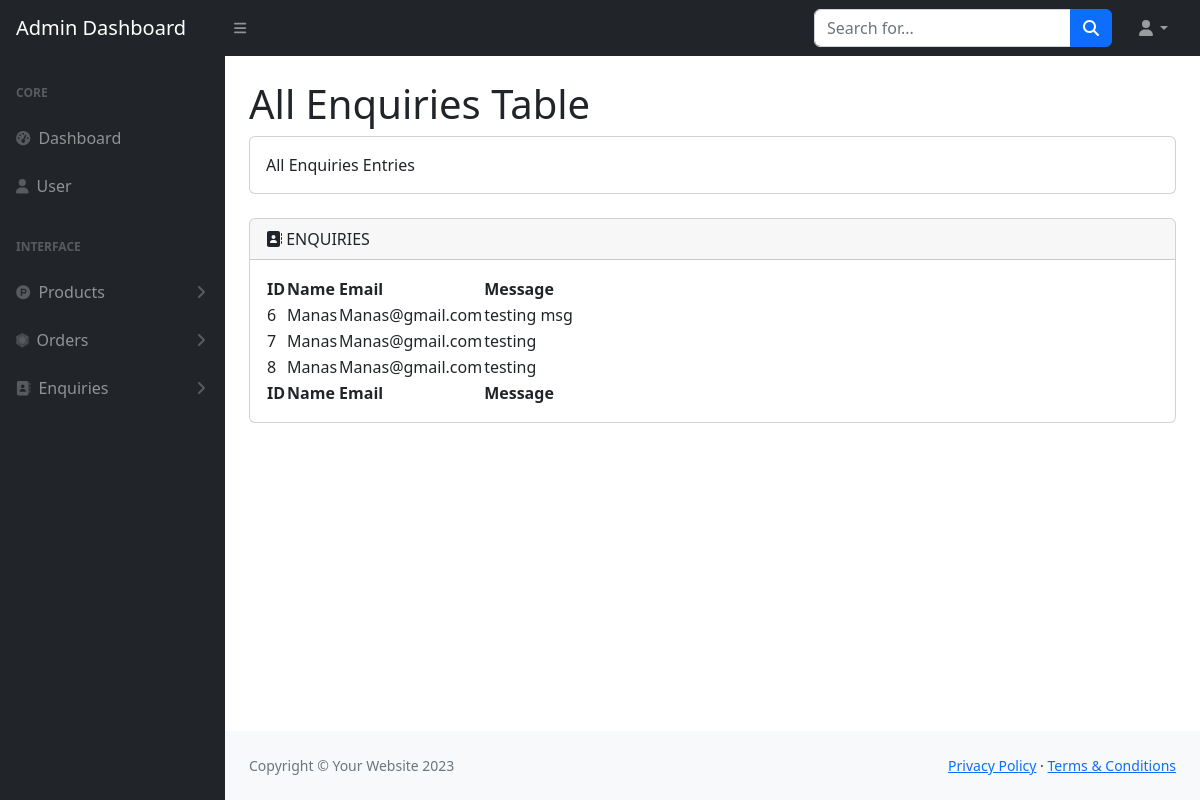
Page /admin/All_enquiry.php (signed in) on the committed database.
### tables this page shows
CREATE TABLE `tbl_enquiry` (
  `id` int(11) NOT NULL,
  `name` varchar(50) NOT NULL,
  `email` varchar(255) NOT NULL,
  `message` varchar(255) NOT NULL
);

### admin/All_enquiry.php (the view, shortened to what this page needs)
<?php
if( $_SESSION['log']== "admin" )
{
?>
<!DOCTYPE html>
<html lang="en">
    <head>
        <link href="https://cdn.jsdelivr.net/npm/simple-datatables@7.1.2/dist/style.min.css" rel="stylesheet" />
        <link href="css/styles.css" rel="stylesheet" />
    </head>
    <body class="sb-nav-fixed">
        <nav class="sb-topnav navbar navbar-expand navbar-dark bg-dark">
            <a class="navbar-brand ps-3" href="#">Admin Dashboard</a>
            <button class="btn btn-link btn-sm order-1 order-lg-0 me-4 me-lg-0" id="sidebarToggle" href="#!"><i class="fas fa-bars"></i></button>
            <form class="d-none d-md-inline-block form-inline ms-auto me-0 me-md-3 my-2 my-md-0">
                <div class="input-group">
                    <input class="form-control" type="text" placeholder="Search for..." aria-label="Search for..." aria-describedby="btnNavbarSearch" />
                    <button class="btn btn-primary" id="btnNavbarSearch" type="button"><i class="fas fa-search"></i></button>
                </div>
            </form>
            <ul class="navbar-nav ms-auto ms-md-0 me-3 me-lg-4">
                <li class="nav-item dropdown">
                    <a class="nav-link dropdown-toggle" id="navbarDropdown" href="#" role="button" data-bs-toggle="dropdown" aria-expanded="false"><i class="fas fa-user fa-fw"></i></a>
                </li>
            </ul>
        </nav>
        <div id="layoutSidenav">
            <div id="layoutSidenav_nav">
                <nav class="sb-sidenav accordion sb-sidenav-dark" id="sidenavAccordion">
                    <div class="sb-sidenav-menu">
                        <div class="nav">
                            <div class="sb-sidenav-menu-heading">Core</div>
                            <a class="nav-link" href="admin_dashboard.php">
                                <div class="sb-nav-link-icon"><i class="fas fa-tachometer-alt"></i></div>
                                Dashboard
                            </a>
                            <a class="nav-link" href="http://localhost/mobile/admin/usertable.php">
                                <div class="sb-nav-link-icon"><i class="fa fa-user"></i></div>
                                User
                            </a>
                            <div class="sb-sidenav-menu-heading">Interface</div>
                            <a class="nav-link collapsed" href="#" data-bs-toggle="collapse" data-bs-target="#collapseLayoutpro" aria-expanded="false" aria-controls="collapseLayouts">
                                <div class="sb-nav-link-icon"><i class="fab fa-product-hunt"></i></div>
                                Products
                                <div class="sb-sidenav-collapse-arrow"><i class="fas fa-angle-down"></i></div>
                            </a>
                            <a class="nav-link collapsed" href="#" data-bs-toggle="collapse" data-bs-target="#collapseLayoutorder" aria-expanded="false" aria-controls="collapseLayouts">
                                <div class="sb-nav-link-icon"><i class="fab fa-first-order"></i></div>
                                Orders
                                <div class="sb-sidenav-collapse-arrow"><i class="fas fa-angle-down"></i></div>
                            </a>
                            <a class="nav-link collapsed" href="#" data-bs-toggle="collapse" data-bs-target="#collapseLayouten" aria-expanded="false" aria-controls="collapseLayouts">
                                <div class="sb-nav-link-icon"><i class="fa-solid fa-address-book"></i></div>
                                Enquiries
                                <div class="sb-sidenav-collapse-arrow"><i class="fas fa-angle-down"></i></div>
                            </a>
                </nav>
            </div>
            <div id="layoutSidenav_content">
                <main>
                    <div class="container-fluid px-4">
                        <h1 class="mt-4">All Enquiries Table</h1>
                        <div class="card mb-4">
                            <div class="card-body">
                               All Enquiries Entries
                            </div>
                        </div>
                        <div class="card mb-4">
                            <div class="card-header">
                            <i class="fa-solid fa-address-book"></i>
                                ENQUIRIES
                            </div>
                            <div class="card-body">
                                <table id="datatablesSimple">
                                    <thead>
                                        <tr>
                                        <th>ID</th>
                                            <th>Name</th>
                                            <th>Email</th>
                                            <th>Message</th>
                                        </tr>
                                    </thead>
                                    <tfoot>
                                        <tr>
                                            <th>ID</th>
                                            <th>Name</th>
                                            <th>Email</th>
                                            <th>Message</th>
                                        </tr>
                                    </tfoot>
                                    <tbody>
                                    <?php
                                    include "config.php";
                                    $sql = "SELECT * FROM `tbl_enquiry` ";
                                    $result = $conn->query($sql);
                                    if ($result->num_rows > 0) {
                                        while ($row = $result->fetch_assoc()) {
                                ?>
                                    <tr>
                                    <td><?php echo $row['id']; ?></td>
                                     <td><?php echo $row['name']; ?></td>
                                     <td><?php echo $row['email']; ?></td>
                                     <td><?php echo $row['message']; ?></td>
                                    </tr>
                                            <?php
                                       }
                                                }
                                                else{
                                                echo "<tr>
                                                <td colspan='5'>
                                                    NO RECORD FOUND!
                                        </td>
                                            </tr>";
                                                }
                                            ?>
                                    </tbody>
                                </table>
                            </div>
                        </div>
                    </div>
                </main>
                <footer class="py-4 bg-light mt-auto">
                    <div class="container-fluid px-4">
                        <div class="d-flex align-items-center justify-content-between small">
                            <div class="text-muted">Copyright &copy; Your Website 2023</div>
                            <div>
                                <a href="#">Privacy Policy</a>
                                &middot;
                                <a href="#">Terms &amp; Conditions</a>
                            </div>
                        </div>
                    </div>
                </footer>
            </div>
        </div>
    </body>
</html>
<?php
}
?>

### rows in the picture
tbl_enquiry: id "6", name "Manas", email "Manas@gmail.com", message "testing msg"
tbl_enquiry: id "7", name "Manas", email "Manas@gmail.com", message "testing"
tbl_enquiry: id "8", name "Manas", email "Manas@gmail.com", message "testing"
